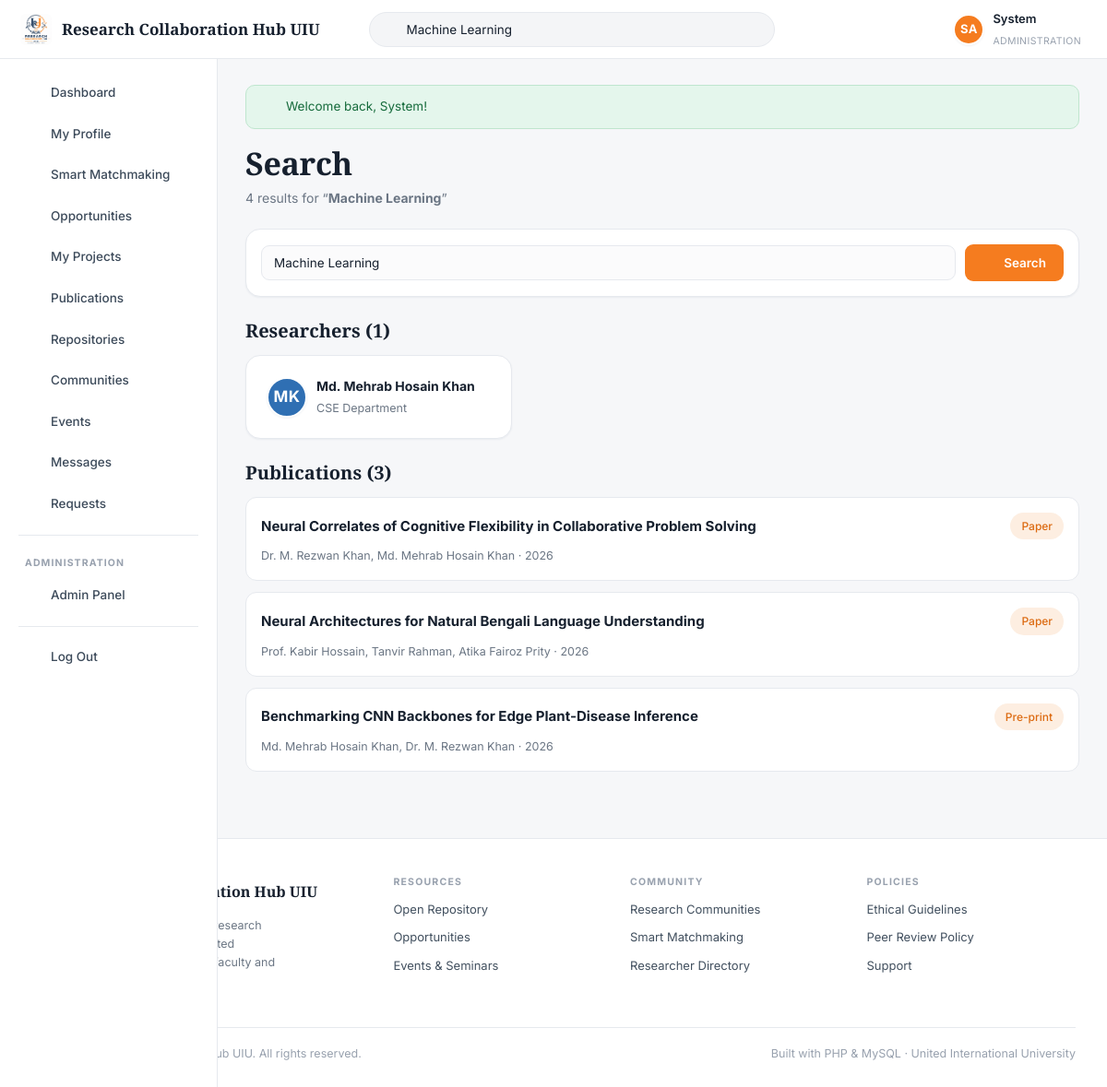
Page /search.php?q=Machine+Learning (signed in) on the committed database.
### tables this page shows
CREATE TABLE `users` (
  `id`                INT AUTO_INCREMENT PRIMARY KEY,
  `first_name`        VARCHAR(60)  NOT NULL,
  `last_name`         VARCHAR(60)  NOT NULL,
  `email`             VARCHAR(150) NOT NULL UNIQUE,
  `password`          VARCHAR(255) NOT NULL,
  `role`              ENUM('student','faculty','admin') NOT NULL DEFAULT 'student',
  `researcher_type`   ENUM('student_academic','corporate','gov_ngo','medical','non_researcher') DEFAULT 'student_academic',
  `department`        VARCHAR(100) DEFAULT NULL,
  `university`        VARCHAR(150) DEFAULT 'United International University',
  `designation`       VARCHAR(120) DEFAULT NULL,
  `trimester`         VARCHAR(30)  DEFAULT NULL,
  `student_id`        VARCHAR(30)  DEFAULT NULL,
  `cgpa`              DECIMAL(3,2) DEFAULT NULL,
  `bio`               TEXT         DEFAULT NULL,
  `avatar`            VARCHAR(255) DEFAULT NULL,
  `cover`             VARCHAR(255) DEFAULT NULL,
  `phone`             VARCHAR(40)  DEFAULT NULL,
  `city`              VARCHAR(80)  DEFAULT 'Dhaka',
  `linkedin`          VARCHAR(200) DEFAULT NULL,
  `orcid`             VARCHAR(60)  DEFAULT NULL,
  `website`           VARCHAR(200) DEFAULT NULL,
  `availability`      VARCHAR(60)  DEFAULT NULL,
  `preferred_team`    VARCHAR(40)  DEFAULT NULL,
  `open_to_collab`    TINYINT(1)   NOT NULL DEFAULT 1,
  `status`            ENUM('active','suspended') NOT NULL DEFAULT 'active',
  `created_at`        DATETIME     NOT NULL DEFAULT CURRENT_TIMESTAMP
);

CREATE TABLE `publications` (
  `id`         INT AUTO_INCREMENT PRIMARY KEY,
  `user_id`    INT NOT NULL,
  `title`      VARCHAR(250) NOT NULL,
  `abstract`   TEXT DEFAULT NULL,
  `authors`    VARCHAR(400) DEFAULT NULL,
  `journal`    VARCHAR(200) DEFAULT NULL,
  `year`       INT DEFAULT NULL,
  `pub_type`   ENUM('Paper','Pre-print','Dataset','Thesis') NOT NULL DEFAULT 'Paper',
  `category`   VARCHAR(80) DEFAULT NULL,
  `file_name`  VARCHAR(200) DEFAULT NULL,
  `file_path`  VARCHAR(255) DEFAULT NULL,
  `file_size`  INT NOT NULL DEFAULT 0,
  `views`      INT NOT NULL DEFAULT 0,
  `downloads`  INT NOT NULL DEFAULT 0,
  `citations`  INT NOT NULL DEFAULT 0,
  `status`     ENUM('published','draft') NOT NULL DEFAULT 'published',
  `current_version` INT NOT NULL DEFAULT 1,
  `created_at` DATETIME NOT NULL DEFAULT CURRENT_TIMESTAMP,
  FOREIGN KEY (`user_id`) REFERENCES `users`(`id`) ON DELETE CASCADE
);

### config/database.php (called while the page is built, shortened)
<?php
function db(): PDO
{
    static $pdo = null;
    if ($pdo instanceof PDO) {
        return $pdo;
    }
    $dsn = 'mysql:host=' . DB_HOST . ';dbname=' . DB_NAME . ';charset=' . DB_CHARSET;
    try {
        $pdo = new PDO($dsn, DB_USER, DB_PASS, [
            PDO::ATTR_ERRMODE            => PDO::ERRMODE_EXCEPTION,
            PDO::ATTR_DEFAULT_FETCH_MODE => PDO::FETCH_ASSOC,
            PDO::ATTR_EMULATE_PREPARES   => false,
        ]);
    } catch (PDOException $e) {
        die(
            '<div style="font-family:system-ui;max-width:640px;margin:80px auto;padding:28px;'
          . 'border:1px solid #e3e6ea;border-radius:12px;background:#fff">'
          . '<h2 style="color:#12305B;margin:0 0 10px">Database connection failed</h2>'
          . '<p style="color:#5b6472;line-height:1.6">PHP could not reach MySQL. Check that:</p>'
          . '<ol style="color:#5b6472;line-height:1.8">'
          . '<li><strong>Apache</strong> and <strong>MySQL</strong> are both running in the XAMPP Control Panel.</li>'
          . '<li>You imported <code>database/rch_uiu.sql</code> in phpMyAdmin.</li>'
          . '<li>The credentials in <code>config/config.php</code> match your MySQL setup.</li>'
          . '</ol>'
          . '<p style="color:#98a1ae;font-size:13px">MySQL says: ' . htmlspecialchars($e->getMessage()) . '</p>'
          . '</div>'
        );
    }
    return $pdo;
}
function q(string $sql, array $params = []): PDOStatement
{
    $stmt = db()->prepare($sql);
    $stmt->execute($params);
    return $stmt;
}
function fetchOne(string $sql, array $params = []): ?array
{
    $row = q($sql, $params)->fetch();
    return $row === false ? null : $row;
}
function fetchAll(string $sql, array $params = []): array
{
    return q($sql, $params)->fetchAll();
}

### search.php (the view, shortened to what this page needs)
<?php
$me      = currentUser();
$uid     = (int)$me['id'];
$keyword = trim((string)input('q'));
$like    = '%' . $keyword . '%';
$people = $projects = $papers = $communities = [];
if ($keyword !== '') {
    $people = fetchAll(
        'SELECT * FROM users
         WHERE status = "active" AND id <> ?
           AND (first_name LIKE ? OR last_name LIKE ? OR bio LIKE ? OR department LIKE ? OR designation LIKE ?)
         LIMIT 8', [$uid, $like, $like, $like, $like, $like]);
    $projects = fetchAll(
        'SELECT p.*, u.first_name, u.last_name FROM projects p JOIN users u ON u.id = p.owner_id
         WHERE p.title LIKE ? OR p.summary LIKE ? OR p.description LIKE ? LIMIT 8',
        [$like, $like, $like]);
    $papers = fetchAll(
        'SELECT * FROM publications
         WHERE status = "published" AND (title LIKE ? OR abstract LIKE ? OR authors LIKE ? OR category LIKE ?)
         LIMIT 8', [$like, $like, $like, $like]);
    $communities = fetchAll(
        'SELECT * FROM communities WHERE name LIKE ? OR description LIKE ? OR field LIKE ? LIMIT 6',
        [$like, $like, $like]);
}
$total = count($people) + count($projects) + count($papers) + count($communities);
require_once ROOT_PATH . '/includes/header.php';
?>
<div class="page-head">
  <div>
    <h1>Search</h1>
    <?php if ($keyword !== ''): ?>
      <p class="sub"><?= $total ?> result<?= $total === 1 ? '' : 's' ?> for
        &ldquo;<strong><?= e($keyword) ?></strong>&rdquo;</p>
    <?php else: ?>
      <p class="sub">Search across researchers, projects, publications and communities.</p>
    <?php endif; ?>
  </div>
</div>
<form class="card card-tight mb-3" method="get">
  <div class="flex">
    <input type="search" name="q" value="<?= e($keyword) ?>" placeholder="Search the hub..." autofocus>
    <button class="btn btn-primary" type="submit"><?= icon('search', 15) ?> Search</button>
  </div>
</form>
<?php if ($keyword === ''): ?>
  <div class="empty"><h3>Type something to begin</h3>
    <p>Try a topic like &ldquo;machine learning&rdquo;, a person's name, or a paper title.</p></div>
<?php elseif ($total === 0): ?>
  <div class="empty"><h3>Nothing found</h3><p>No matches for that term. Try a broader keyword.</p></div>
<?php else: ?>
  <?php if ($people): ?>
    <h2 class="section-title">Researchers (<?= count($people) ?>)</h2>
    <div class="grid grid-3 mb-3">
      <?php foreach ($people as $p): ?>
        <a class="card card-hover flex" style="text-decoration:none;color:inherit"
           href="<?= url('profile.php?id=' . (int)$p['id']) ?>">
          <?= avatar($p, 44) ?>
          <span>
            <strong style="font-size:14px;display:block"><?= e(fullName($p)) ?></strong>
            <span class="muted-sm"><?= e($p['designation'] ?: $p['department']) ?></span>
          </span>
        </a>
      <?php endforeach; ?>
    </div>
  <?php endif; ?>
  <?php if ($papers): ?>
    <h2 class="section-title mt-3">Publications (<?= count($papers) ?>)</h2>
    <?php foreach ($papers as $p): ?>
      <a class="list-card" href="<?= url('publication.php?id=' . (int)$p['id']) ?>">
        <div class="flex-between mb-1">
          <strong style="font-size:15px"><?= e($p['title']) ?></strong>
          <span class="chip chip-orange-soft"><?= e($p['pub_type']) ?></span>
        </div>
        <p class="muted-sm mb-0"><?= e($p['authors']) ?> &middot; <?= (int)$p['year'] ?></p>
      </a>
    <?php endforeach; ?>
  <?php endif; ?>
<?php endif; ?>
<?php require_once ROOT_PATH . '/includes/footer.php'; ?>

### includes/header.php (shortened to what this page needs)
<?php
require_once ROOT_PATH . '/includes/icons.php';
$layout    = $layout    ?? (isLoggedIn() ? 'app' : 'public');
$me        = currentUser();
?>
<!DOCTYPE html>
<html lang="en">
<head>
<link rel="stylesheet" href="<?= url('assets/css/style.css') ?>">
</head>
<body class="layout-<?= e($layout) ?>">
<?php if ($layout === 'app'): ?>
<header class="topbar">
  <a class="brand" href="<?= url('dashboard.php') ?>">
    <img src="<?= url('assets/img/logo.jpg') ?>" alt="Logo">
    <span class="brand-name"><?= e(SITE_NAME) ?></span>
  </a>
  <form class="topsearch" action="<?= url('search.php') ?>" method="get" role="search">
    <span class="ico"><?= icon('search', 16) ?></span>
    <input type="search" name="q" placeholder="Search researchers, papers, projects..."
           value="<?= e($_GET['q'] ?? '') ?>">
  </form>
  <div class="topactions">
    <a class="icon-btn" href="<?= url('notifications.php') ?>" title="Notifications">
      <?= icon('bell', 19) ?>
    </a>
    <a class="icon-btn" href="<?= url('messages.php') ?>" title="Messages">
      <?= icon('mail', 19) ?>
    </a>
    <a class="topuser" href="<?= url('profile.php') ?>">
      <?= avatar($me, 34) ?>
      <span>
        <span class="nm"><?= e($me['first_name']) ?></span><br>
        <span class="rl"><?= e($me['department'] ?: ucfirst($me['role'])) ?></span>
      </span>
    </a>
  </div>
</header>
<div class="app">
  <nav class="sidebar" id="sidebar">
    <a href="<?= url('dashboard.php') ?>"     class="<?= isActive('dashboard.php') ? 'active' : '' ?>"><?= icon('dashboard') ?> Dashboard</a>
    <a href="<?= url('profile.php') ?>"       class="<?= isActive('profile.php') || isActive('profile_edit.php') ? 'active' : '' ?>"><?= icon('user') ?> My Profile</a>
    <a href="<?= url('matchmaking.php') ?>"   class="<?= isActive('matchmaking.php') ? 'active' : '' ?>"><?= icon('sparkle') ?> Smart Matchmaking</a>
    <a href="<?= url('opportunities.php') ?>" class="<?= isActive('opportunities.php') || isActive('opportunity.php') ? 'active' : '' ?>"><?= icon('bulb') ?> Opportunities</a>
    <a href="<?= url('projects.php') ?>"      class="<?= isActive('projects.php') || isActive('project.php') || isActive('project_form.php') ? 'active' : '' ?>"><?= icon('folder') ?> My Projects</a>
    <a href="<?= url('publications.php') ?>"  class="<?= isActive('publications.php') || isActive('publication.php') ? 'active' : '' ?>"><?= icon('file') ?> Publications</a>
    <a href="<?= url('repository.php') ?>"    class="<?= isActive('repository.php') ? 'active' : '' ?>"><?= icon('layers') ?> Repositories</a>
    <a href="<?= url('communities.php') ?>"   class="<?= isActive('communities.php') || isActive('community.php') || isActive('post.php') ? 'active' : '' ?>"><?= icon('users') ?> Communities</a>
    <a href="<?= url('events.php') ?>"        class="<?= isActive('events.php') ? 'active' : '' ?>"><?= icon('calendar') ?> Events</a>
    <a href="<?= url('messages.php') ?>"      class="<?= isActive('messages.php') ? 'active' : '' ?>">
      <?= icon('mail') ?> Messages
    </a>
    <a href="<?= url('requests.php') ?>"      class="<?= isActive('requests.php') ? 'active' : '' ?>"><?= icon('user-plus') ?> Requests</a>
    <?php if ($me['role'] === 'admin'): ?>
      <div class="sidebar-sep"></div>
      <div class="sidebar-label">Administration</div>
      <a href="<?= url('admin/index.php') ?>"><?= icon('shield') ?> Admin Panel</a>
    <?php endif; ?>
    <div class="sidebar-sep"></div>
    <a href="<?= url('logout.php') ?>"><?= icon('logout') ?> Log Out</a>
  </nav>
  <main class="app-main">
    <?php foreach (getFlashes() as $f): ?>
      <div class="alert alert-<?= e($f['type']) ?>"><?= icon($f['type'] === 'success' ? 'check-circle' : 'help', 17) ?><span><?= e($f['message']) ?></span></div>
    <?php endforeach; ?>
<?php endif; ?>

### includes/functions.php (shortened to what this page needs)
<?php
function e($value): string
{
    return htmlspecialchars((string)$value, ENT_QUOTES, 'UTF-8');
}
function url(string $path = ''): string
{
    return BASE_URL . ltrim($path, '/');
}
function getFlashes(): array
{
    $f = $_SESSION['flash'] ?? [];
    return $f;
}
function isLoggedIn(): bool
{
    return !empty($_SESSION['user_id']);
}
function currentUser(): ?array
{
    static $user = null;
    static $loaded = false;
    if ($loaded) { return $user; }
    $loaded = true;
    $user = fetchOne('SELECT * FROM users WHERE id = ? AND status = "active"', [$_SESSION['user_id']]);
    return $user;
}
function fullName(array $user): string
{
    return trim($user['first_name'] . ' ' . $user['last_name']);
}
function initials(array $user): string
{
    return strtoupper(substr($user['first_name'], 0, 1) . substr($user['last_name'], 0, 1));
}
function avatarUrl(?array $user): string
{
    return '';
}
function avatar(?array $user, int $size = 40, string $extraClass = ''): string
{
    $src = avatarUrl($user);
    $style = 'width:' . $size . 'px;height:' . $size . 'px;';
    $palette = ['#12305B', '#F57C1F', '#2F6FB3', '#B9541B', '#3E5C76', '#8A4B08'];
    $bg      = $palette[((int)$user['id']) % count($palette)];
    $font    = max(10, (int)round($size * 0.38));
    return '<span class="avatar avatar-initials ' . e($extraClass) . '" style="' . $style
         . 'background:' . $bg . ';font-size:' . $font . 'px" title="' . e(fullName($user)) . '">'
         . e(initials($user)) . '</span>';
}
function input(string $key, $default = '')
{
    $v = $_POST[$key] ?? $_GET[$key] ?? $default;
    return is_string($v) ? trim($v) : $v;
}
function isActive(string $page): bool
{
    return basename($_SERVER['PHP_SELF']) === $page;
}

### rows in the picture
users: initials($user) "SA", first_name "System", department "ADMINISTRATION"
users: initials($user) "MK", fullName($p) "Md. Mehrab Hosain Khan", department "CSE Department"
publications: title "Neural Correlates of Cognitive Flexibility in Collaborative Problem Solving", pub_type "Paper", authors "Dr. M. Rezwan Khan, Md. Mehrab Hosain Khan", year "2026"
publications: title "Neural Architectures for Natural Bengali Language Understanding", pub_type "Paper", authors "Prof. Kabir Hossain, Tanvir Rahman, Atika Fairoz Prity", year "2026"
publications: title "Benchmarking CNN Backbones for Edge Plant-Disease Inference", pub_type "Pre-print", authors "Md. Mehrab Hosain Khan, Dr. M. Rezwan Khan", year "2026"

### other values in the picture
SITE_NAME "Research Collaboration Hub UIU"
$f['message'] "Welcome back, System!"
$total "4"
$keyword "Machine Learning"
count($people) "1"
count($papers) "3"
